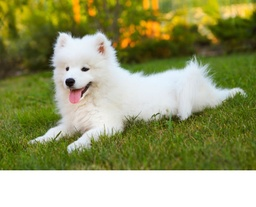
#> input picture train1.jpg, 256 x 207 px, shrunk from 600 x 486 before the run
$ jupyter execute 'SOM Color Image Segmentation.ipynb'
#> lines starting #> are read from the running program, lines starting #| are printed output that depends on the picture; after the words box and inside, x2 and y2 are one past the last pixel; in counts of white or black regions, pixels touching at a corner belong together; long printed decimals are rounded
In this section, the necessary libraries have been imported.

[cell 1]
import numpy as np
import matplotlib.pyplot as plt
import cv2

In this section, the learning rate, the number of epochs, and the neighborhood radius are defined, and the required functions for various calculations are defined as well.

[cell 2]
# Learning Rate, Number of Epochs, and Neighborhood Radius
alfa = 0.6
num_epoc = 1
N_Rad = 0

# Function for Network Training
def train(image, weights):
    for n in range(num_epoc):
        for y in range(len(image)):
            for x in range(len(image[0])):
                D = np.zeros((1, len(weights[0])))
                for i in range(len(weights[0])):
                    for j in range(3):
                        D[0, i] = (image[y, x, j] - weights[j, i]) ** 2 + D[0, i]
                minimum_index = np.argmin(D)
                for j in range(3):
                    weights[j, minimum_index] = weights[j, minimum_index] + (
                        (alfa * (0.5 ** n)) * (image[y, x, j] - weights[j, minimum_index])
                    )
    return weights

# Clustering Operation
def Cluster(image, pix_clus, weights):
    for y in range(len(image)):
        for x in range(len(image[0])):
            for j in range(3):
                image[y, x, j] = weights[j, int(pix_clus[y, x])]
    return image

# Determining the Cluster for Each Pixel
def test(image, weights):
    pix_clus = np.zeros((len(image), len(image[0])))
    for y in range(len(image)):
        for x in range(len(image[0])):
            D = np.zeros((1, len(weights[0])))
            for i in range(len(weights[0])):
                for j in range(3):
                    D[0, i] = (image[y, x, j] - weights[j, i]) ** 2 + D[0, i]
            minimum_index = np.argmin(D)
            pix_clus[y, x] = minimum_index
    return pix_clus

# Calculating the Number of Data Points in Each Cluster
def Num_in_clus(pix_clus, weights):
    n = np.zeros((1, len(weights[0])))
    for i in range(len(weights[0])):
        for y in range(len(pix_clus)):
            for x in range(len(pix_clus[0])):
                if pix_clus[y, x] == i:
                    n[0, i] = n[0, i] + 1
    return n

# Calculating Cluster Dispersion
def Clus_scatt(image, weights, pix_clus, Num_in_clus):
    s = np.zeros((1, len(weights[0])))
    for y in range(len(image)):
        for x in range(len(image[0])):
            for j in range(3):
                s[0, int(pix_clus[y, x])] = s[0, int(pix_clus[y, x])] + abs(
                    image[y, x, 0] - weights[0, int(pix_clus[y, x])]
                )
    for i in range(len(weights[0])):
        s[0, i] = s[0, i] / Num_in_clus[0, i]
    return s

# Calculating Inter-Cluster Dispersion
def Clus_dis(weights):
    d = np.zeros((len(weights[0]), len(weights[0])))
    for i in range(len(weights[0])):
        for j in range(len(weights[0])):
            for n in range(3):
                d[i, j] = abs(weights[n, i] - weights[n, j])
    return d

# Calculating the Ratio
def Ration(s, d):
    r = np.zeros((len(d[0]), len(d[0])))
    for i in range(len(d[0])):
        for j in range(len(d[0])):
            if i != j:
                for n in range(3):
                    r[i, j] = (s[0, i] + s[0, j]) / d[i, j]
    return r

# Calculating the Davies-Bouldin Index
def DBI(r):
    result = 0
    maximum_values = np.max(r, axis=1)
    for i in range(len(r[0])):
        result = (maximum_values[i] + result) / len(r[0])
    return result

In this section, clustering is performed with 2 clusters.

[cell 3]
# Number of Clusters
Num_Clus = 2

# Reading Images
img1 = cv2.imread('train1.jpg')
#> img1 is the input picture: shape (207, 256, 3); mean B, G, R 105.9, 154.7, 150.8
img_org1 = cv2.imread('train1.jpg')

# Generating Initial Weight Matrix Randomly
W1 = np.random.randint(0, 256, size=(3, Num_Clus))

# Printing Initial Weight Matrix
print('Initial coefficients for the image are:', W1)

# Training the Network for the First Image
W1 = train(img1, W1)
#> after the loop in train, `for n in range(num_epoc):`: weights = [[254, 14], [254, 77], [254, 75]]
#> W1 = [[254, 14], [254, 77], [254, 75]]

# Printing the Final Weight Matrix
print('Final coefficients for the image are:', W1)
#| Final coefficients for the image are: [[254  14]
#|  [254  77]
#|  [254  75]]

# Performing Clustering
P1 = test(img1, W1)
#> in test, `pix_clus = np.zeros((len(image), len(image[0])))`: pix_clus: shape (207, 256) float64; every value is 0
#> after the loop in test, `for y in range(len(image)):`:
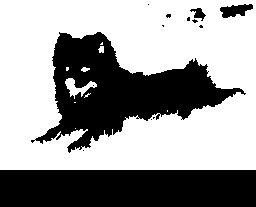
#> pix_clus: shape (207, 256) float64; values 0 (black) and 1 (white), 61.1% white; 14 black regions (10 under 20 px), largest, box (x1, y1, x2, y2) and area: (31, 32, 246, 153) 10679, (0, 170, 256, 207) 9472, (220, 4, 253, 18) 289, (190, 8, 206, 21) 99
img1 = Cluster(img1, P1, W1)
#> after the loop in Cluster, `for y in range(len(image)):`:
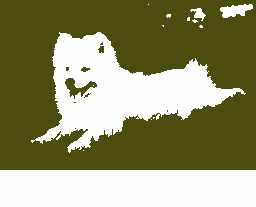
#> image: shape (207, 256, 3); mean B, G, R 107.3, 145.8, 144.6

# Displaying the Final Results
plt.figure(1, figsize=(8, 8))
plt.subplot(2, 2, 1), plt.imshow(img_org1, cmap='gray'), plt.title('Original image 1')
plt.subplot(2, 2, 2), plt.imshow(img1, cmap='gray'), plt.title('Result')
plt.show()
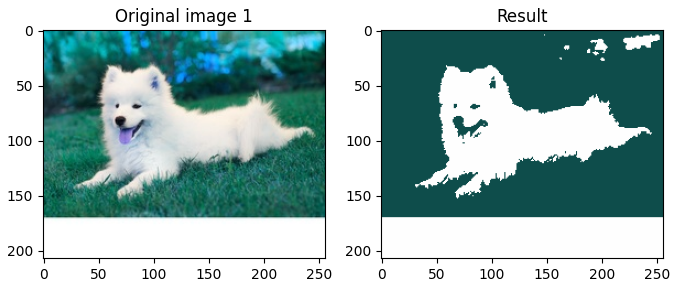
#> figure drawn by matplotlib, 2 panels; B, G, R data is drawn as R, G, B

# Calculating Davies-Bouldin Index
N1 = Num_in_clus(P1, W1)
#> in Num_in_clus, `n = np.zeros((1, len(weights[0])))`: n = [[0, 0]]
#> the loop in Num_in_clus, `for i in range(len(weights[0])):` made 2 passes
#> after the loop in Num_in_clus, `for i in range(len(weights[0])):`: n = [[20598, 32394]]
#> N1 = [[20598, 32394]]
S1 = Clus_scatt(img_org1, W1, P1, N1)
#> in Clus_scatt, `s = np.zeros((1, len(weights[0])))`: s = [[0, 0]]
#> after the loop in Clus_scatt, `for y in range(len(image)):`: s = [[1597662, 1831677]]
#> the loop in Clus_scatt, `for i in range(len(weights[0])):` made 2 passes
#> after the loop in Clus_scatt, `for i in range(len(weights[0])):`: s = [[77.56, 56.54]]
#> S1 = [[77.56, 56.54]]
D1 = Clus_dis(W1)
#> in Clus_dis, `d = np.zeros((len(weights[0]), len(weights[0])))`: d = [[0, 0], [0, 0]]
#> the loop in Clus_dis, `for i in range(len(weights[0])):` made 2 passes
#> after the loop in Clus_dis, `for i in range(len(weights[0])):`: d = [[0, 179], [179, 0]]
#> D1 = [[0, 179], [179, 0]]
R1 = Ration(S1, D1)
#> in Ration, `r = np.zeros((len(d[0]), len(d[0])))`: r = [[0, 0], [0, 0]]
#> the loop in Ration, `for i in range(len(d[0])):` made 2 passes
#> after the loop in Ration, `for i in range(len(d[0])):`: r = [[0, 0.749], [0.749, 0]]
#> R1 = [[0, 0.749], [0.749, 0]]
DBI1 = DBI(R1)  # For the first image
#> in DBI, `maximum_values = np.max(r, axis=1)`: maximum_values = [0.749, 0.749]
#> the loop in DBI, `for i in range(len(r[0])):` made 2 passes
#> result on passes 1 to 2: 0.375, 0.562
#> after the loop in DBI, `for i in range(len(r[0])):`: result = 0.562
#> DBI1 = 0.562

print('The Davies-Bouldin Index for the first picture is:', DBI1)
#| The Davies-Bouldin Index for the first picture is: 0.5619
